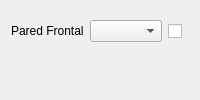
                 <widget class="QFrame" name="frParedFrontal">
                  <property name="frameShape">
                   <enum>QFrame::NoFrame</enum>
                  </property>
                  <layout class="QVBoxLayout" name="verticalLayout_4">
                   <item>
                    <widget class="QFrame" name="pdFrontal">
                     <property name="sizePolicy">
                      <sizepolicy hsizetype="Expanding" vsizetype="Fixed">
                       <horstretch>0</horstretch>
                       <verstretch>0</verstretch>
                      </sizepolicy>
                     </property>
                     <property name="font">
                      <font>
                       <kerning>true</kerning>
                      </font>
                     </property>
                     <property name="frameShape">
                      <enum>QFrame::NoFrame</enum>
                     </property>
                     <layout class="QHBoxLayout" name="horizontalLayout_6" stretch="1,1,1">
                      <property name="sizeConstraint">
                       <enum>QLayout::SetDefaultConstraint</enum>
                      </property>
                      <property name="leftMargin">
                       <number>0</number>
                      </property>
                      <property name="rightMargin">
                       <number>0</number>
                      </property>
                      <item>
                       <widget class="QLabel" name="label_8">
                        <property name="maximumSize">
                         <size>
                          <width>100</width>
                          <height>16777215</height>
                         </size>
                        </property>
                        <property name="text">
                         <string>Pared Frontal</string>
                        </property>
                       </widget>
                      </item>
                      <item>
                       <widget class="QComboBox" name="cbPdFrontal">
                        <property name="maximumSize">
                         <size>
                          <width>250</width>
                          <height>16777215</height>
                         </size>
                        </property>
                       </widget>
                      </item>
                      <item>
                       <widget class="QCheckBox" name="checkPdFrontal">
                        <property name="maximumSize">
                         <size>
                          <width>25</width>
                          <height>25</height>
                         </size>
                        </property>
                        <property name="cursor">
                         <cursorShape>ArrowCursor</cursorShape>
                        </property>
                        <property name="focusPolicy">
                         <enum>Qt::StrongFocus</enum>
                        </property>
                        <property name="contextMenuPolicy">
                         <enum>Qt::PreventContextMenu</enum>
                        </property>
                        <property name="toolTip">
                         <string>Activa si hay objetos en esta superficie</string>
                        </property>
                        <property name="styleSheet">
                         <string notr="true"/>
                        </property>
                        <property name="text">
                         <string/>
                        </property>
                        <property name="iconSize">
                         <size>
                          <width>16</width>
                          <height>16</height>
                         </size>
                        </property>
                        <property name="checkable">
                         <bool>true</bool>
                        </property>
                        <property name="checked">
                         <bool>false</bool>
                        </property>
                        <property name="autoRepeat">
                         <bool>false</bool>
                        </property>
                        <property name="autoExclusive">
                         <bool>false</bool>
                        </property>
                        <property name="tristate">
                         <bool>false</bool>
                        </property>
                       </widget>
                      </item>
                     </layout>
                    </widget>
                   </item>
                   <item>
                    <widget class="QFrame" name="contObjFrontal">
                     <property name="sizePolicy">
                      <sizepolicy hsizetype="Preferred" vsizetype="Preferred">
                       <horstretch>0</horstretch>
                       <verstretch>0</verstretch>
                      </sizepolicy>
                     </property>
                     <property name="frameShape">
                      <enum>QFrame::NoFrame</enum>
                     </property>
                     <property name="frameShadow">
                      <enum>QFrame::Plain</enum>
                     </property>
                     <layout class="QVBoxLayout" name="verticalLayout_13">
                      <property name="spacing">
                       <number>0</number>
                      </property>
                      <property name="leftMargin">
                       <number>0</number>
                      </property>
                      <property name="topMargin">
                       <number>0</number>
                      </property>
                      <property name="rightMargin">
                       <number>0</number>
                      </property>
                      <property name="bottomMargin">
                       <number>0</number>
                      </property>
                      <item>
                       <widget class="QFrame" name="objetoPdFrontal">
                        <property name="enabled">
                         <bool>true</bool>
                        </property>
                        <property name="styleSheet">
                         <string notr="true"/>
                        </property>
                        <property name="frameShape">
                         <enum>QFrame::NoFrame</enum>
                        </property>
                        <layout class="QHBoxLayout" name="horizontalLayout_12">
                         <property name="spacing">
                          <number>6</number>
                         </property>
                         <property name="leftMargin">
                          <number>30</number>
                         </property>
                         <property name="topMargin">
                          <number>0</number>
                         </property>
                         <property name="rightMargin">
                          <number>0</number>
                         </property>
                         <property name="bottomMargin">
                          <number>0</number>
                         </property>
                        </layout>
                       </widget>
                      </item>
                     </layout>
                    </widget>
                   </item>
                  </layout>
                 </widget>
